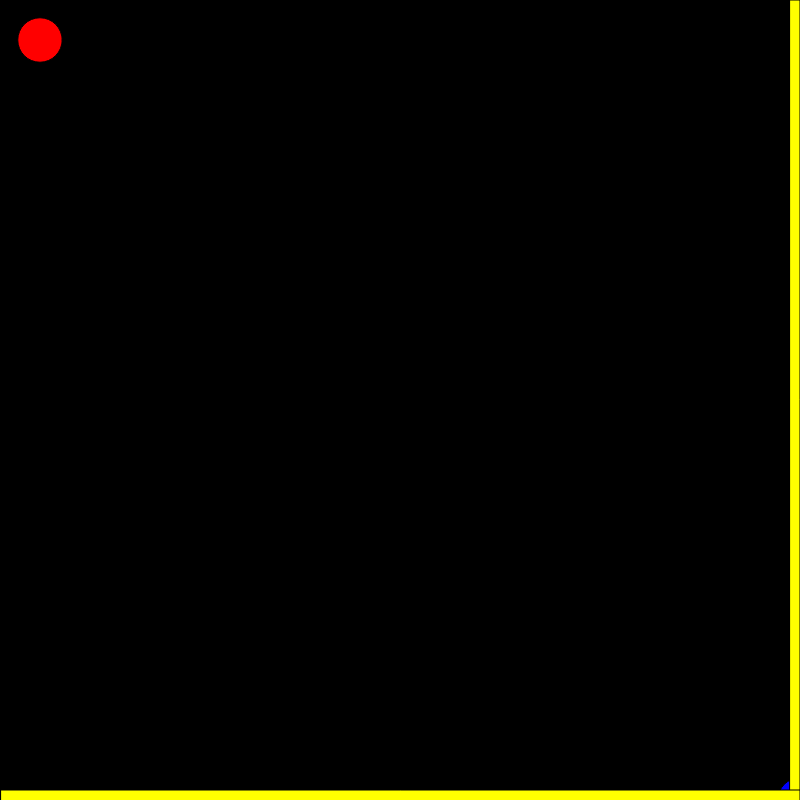
Frame 1 (no input)
Frame 60 (no input): identical to frame 1, image omitted
Frame 120 (the mouse pressed at the canvas centre since frame 60): identical to frame 1, image omitted

The p5.js sketch that drew this single still picture (run headless with seeded random() and noise() and a simulated clock; from frame 60 on, the mouse is pressed at the canvas centre):

// p5.js sketch
// ── sketch.js
/*Tag Game
2019-01-24
Madhusha*/

//make canvas
function setup() {
  createCanvas(800,800);


}

//Variable setup
var posW=800;
var posX= posW;
var posY= posW;
var posZ= posW;
var ballRadius = posW/18;

//speed varaibles
var speedW=200;
var speedX=200;
var speedY=10;
var speedZ=10;

function draw() {
//background
background(0);

//Make the circles
fill(255,0,0);
ellipse(posW/20,posX/20,ballRadius,ballRadius);
fill(0,0,255);
ellipse(posY/1,posZ/1,ballRadius,ballRadius);

//draw portals
fill(255,255,0);
rect(790,0,10,799);
fill(255,255,0);
rect(1,790,799,77);


  // Code for staying on the canvas (red circle)
  if (posW/20 > width) {    // the object has moved off the canvas to the right
      posW = -speedW;
  }
  if (posW/20 < 0) {    // the object has moved off the canvas to the left
      posW = -speedW;
  }
  if (posX/20 > height) {    // the object has moved off the canvas to the bottom
      posX = -speedX;
  }
  if (posX/20 < 0) {    // the object has moved off the canvas to the top
      posX = -speedX;
  }


    // Code for staying on the canvas (blue circle)
    if (posY/1 > width) {    // the object has moved off the canvas to the right
        posY = -speedY;
    }
    if (posY/1 < 0) {    // the object has moved off the canvas to the left
        posY = -speedY;
    }
    if (posZ/1 > height) {    // the object has moved off the canvas to the bottom
        posZ = -speedZ;
    }
    if (posZ/1 < 0) {    // the object has moved off the canvas to the top
        posZ = -speedZ;
    }
  //when the two circles are exactly placed on the exact same place, It will say GAME OVER
    if (posW/25 === posY/1.07 && posX/25 === posZ/1.07 ) {
      posW = 5000;
      posY= 5000;
      posX = 5000;
      posZ = 5000;
      text ("GAME OVER",100,100);
    }
}

  //move the red circle
function keyPressed() {
  if (key === 'd') {  //move the red circle to the right
     posW += 200;
   }
   else if (key ==='a') {    //move the red circle to the left
     posW -= 200;
   }
   else if (key ==='s'){   //move the red circle down
     posX += 200;
   }
   else if (key ==='w'){   //move the red circle up
     posX -= 200;
   }


 //move the blue circle
 if (keyCode === RIGHT_ARROW) {  //move the blue circle to the right
    posY += 8;
  }
  else if (keyCode === LEFT_ARROW) {   //move the blue circle to the left
    posY -= 8;
  }
  else if (keyCode === DOWN_ARROW){   //move the blue circle down
    posZ += 8;
  }
  else if (keyCode === UP_ARROW){    //move the blue circle up
    posZ -= 8;
  }

  }
